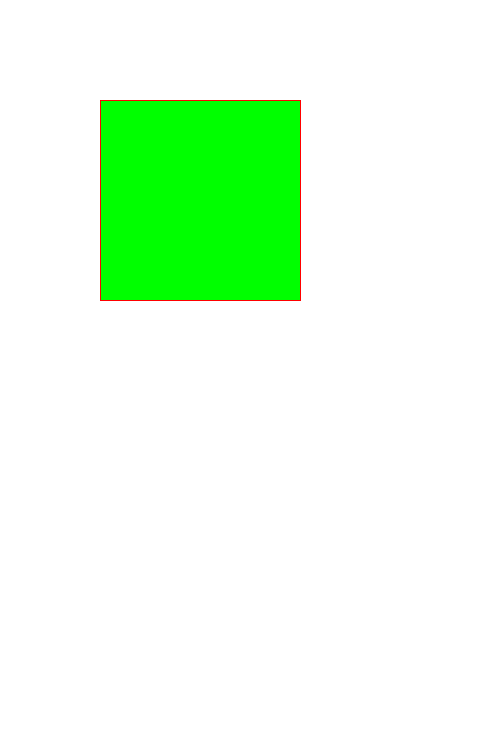
Frame 1 (no input)
Frame 60 (the mouse pressed at the canvas centre just before this capture): identical to frame 1, image omitted
Frame 120 (the mouse held since frame 60 and released just before this capture): identical to frame 1, image omitted

The Processing sketch that drew this single still picture (run headless with seeded random() and noise(); from frame 60 on, the mouse is pressed at the canvas centre):

// Processing sketch: sketch_3
// ── sketch_3.pde
//Fundamentals of our first Sketch
//Rectangle  
//
void setup(){
  size(500, 750);  
}
void draw(){
  //colors Channels Red Green Blue 
  background(255,255,255); 
  
  stroke(255,0,0);
  fill(0,255,0);
  strokeWeight(1);
  rect(100,100, 200, 200); // position x, y and width and height
  
  //make a composition with different rectangles
  //with different collors, size and position
}


//save image on sketchfolder if you press capital S
import java.util.Date;
void keyPressed() { 
  
  if (key == 'S') {// type to  save an image of your canvas
    println("Saving PNG...");
    Date d = new Date(); 
    String fileName = "output-"+ d.getTime() + ".png";
    save(fileName);
    exit();
  }
} 
